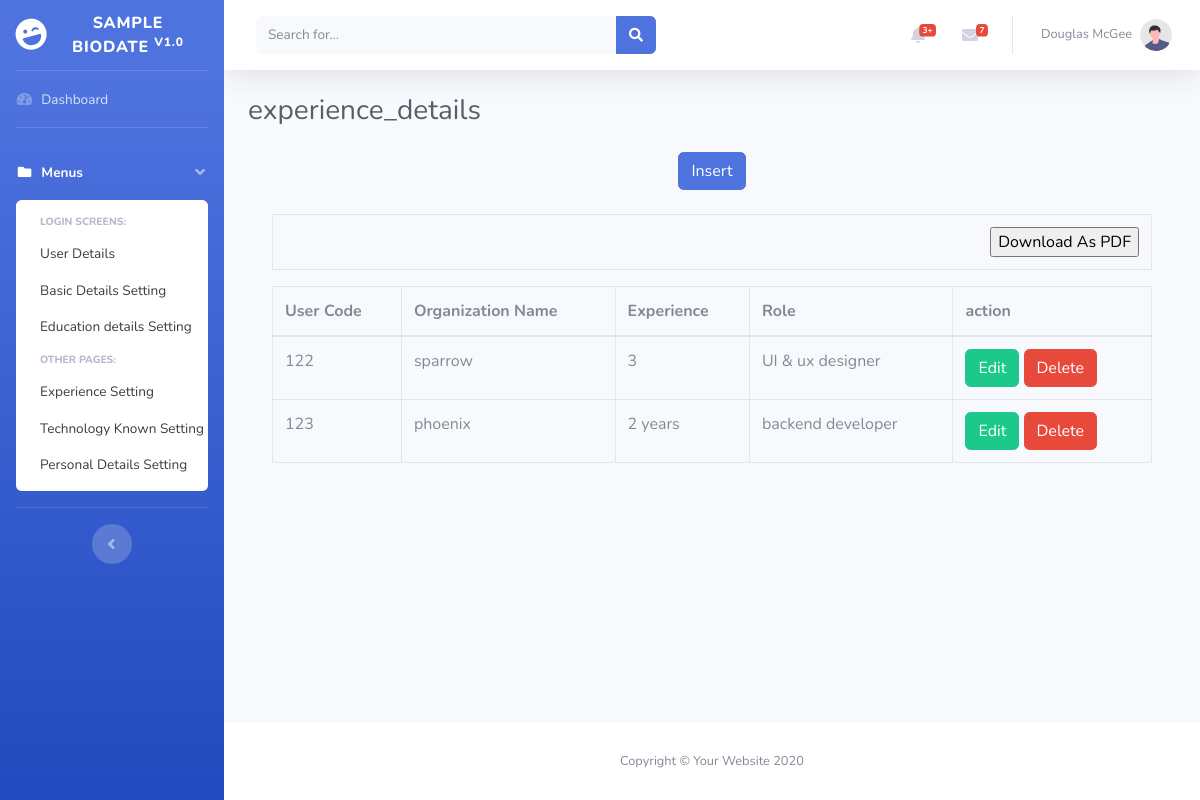
Page /experience_details.php on the committed database.
### tables this page shows
CREATE TABLE `experience_details` (
  `id` int(33) NOT NULL,
  `user_code` varchar(23) NOT NULL,
  `organization_name` varchar(55) NOT NULL,
  `experience` varchar(45) NOT NULL,
  `role` varchar(233) NOT NULL
);

### experience_details.php (the view, shortened to what this page needs)
<?php
include('config.php');
include('header.php');
$action = "";
?>
 <h1 class="h3 mb-4 text-gray-800">experience_details</h1>
<div class="container">
  <?php if($action == 'edit' or $action == 'add' ){
          $id = $_REQUEST['id'];
		  $query ="select * from experience_details where id='$id'";
      $result = mysqli_query($conn, $query);
          $data = mysqli_fetch_assoc($result)
  ?>
  <form method="post" >
  <table class="table table-striped table-bordered table-hover">
  <tr>
  <td align="right"><b>user_code</b></td>
  <td>
   <input type="text" name="user_code" id="name" class="form-control" value="<?php if($action=="edit"){ echo $data['user_code'];}else {echo "";} ?>" placeholder="user_code" required="required" autofocus="autofocus">
  </td>
  </tr>
  <tr>
  <td align="right"><b>organization_name</b></td>
  <td>
  <input type="text" name="organization_name" class="form-control" value="<?php if($action=="edit"){echo $data['organization_name'];}else{echo "";} ?>"  required="required">
  </td>
  </tr>
  <tr>
  <td align="right"><b>experience<b></td>
  <td>
   <input type="text" name="experience" class="form-control" value="<?php if($action=="edit"){ echo $data['experience'];} else { echo "";} ?>" required="required">
   </td>
  </tr>
  <tr>
  <td align="right"><b>role<b></td>
  <td>
   <input type="text" name="role" class="form-control" value="<?php if($action=="edit"){ echo $data['role'];} else { echo "";} ?>"  required="required">
   </td>
  </tr>
  <tr>
  <td colspan="2" align="center">
  <?php
  if($action=="edit")
  {
  ?>
  <button type="submit" class="btn btn-success" name="edit" >Save</button>
  <?php
  }
  else
  {
	?>
    <button type="submit" class="btn btn-success" name="save" >Save</button>
    <?php
  }
  ?>
  </td>
  </tr>
  </table>
  </form>
  <?php }else{ ?>
		  <center><a href="experience_details.php?action=add&id=0" class="btn btn-primary">Insert</a></center>
		  <br />
          <table  id="example2" class="table table-bordered table-hover">
          <tr>
           <td colspan="6" align="right">
            <input type="button" id="btnExport" value="Download As PDF" />
          </td>
          </tr>
          </table>
		  <table  id="example1" class="table table-bordered table-hover">
			<thead>
			  <tr>
			<th>User Code</th>
			<th>Organization Name</th>
			<th>Experience</th>
			<th>Role</th>
			<th>action</th>
			  </tr>
			</thead>
			<tbody>
			<?php
		$query  = "select * from experience_details order by id desc";
$result = mysqli_query($conn,$query);
  while($data = mysqli_fetch_assoc($result))
		{
			?>
			  <tr>
			  <td><?php echo $data["user_code"]; ?></td>
			<td><?php echo $data["organization_name"]; ?></td>
			<td><?php echo $data["experience"]; ?></td>
			<td><?php echo $data["role"]; ?></td>
			<td>
			<a href="experience_details.php?action=edit&id=<?php echo $data["id"]; ?>" class="btn btn-success">Edit</a>
			<a href="experience_details.php?action=delete&id=<?php echo $data["id"]; ?>" class="btn btn-danger" onClick="return confirm('are you soure want to delete this')" >Delete</a>
			</td>
			  </tr>
			  <?php
		}
		?>
			</tbody>
		  </table>
  <?php } ?>
</div>
<?php
include('footer.php');
?>

### rows in the picture
experience_details: user_code "122", organization_name "sparrow", experience "3", role "UI & ux designer"
experience_details: user_code "123", organization_name "phoenix", experience "2 years", role "backend developer"
